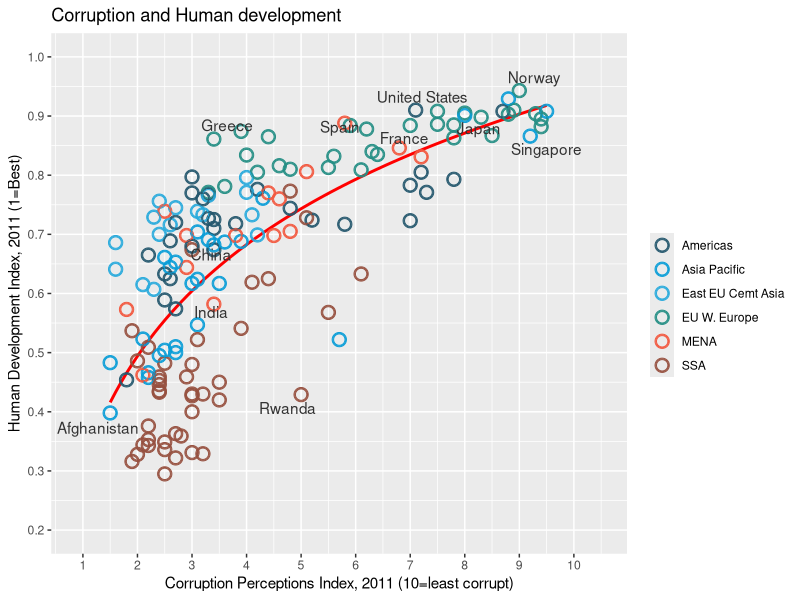

Source code (R):
#2 Corruption and human development 
#a Basic plot structure (values colored by region)
EconimistData <- read.csv("EconomistData.csv")
library(ggplot2)
install.packages("ggrepel")
library(ggrepel)
library(grid)


pointsToLabel <- c("Afghanistan", "Greece", "China", "India", "Rwanda", "Spain", "France", "United States", "Japan", "Norway", "Singapore")

ggplot(EconimistData, aes(x = CPI, y = HDI, color = Region))+
  geom_smooth(aes(group = 1), method = "lm", formula = y ~ log(x), se = FALSE, color = "red") +
  geom_point(size = 4.5, shape = 21) +
  geom_point(size = 4, shape = 21) +
  geom_point(size = 3.5, shape = 21)+
  geom_text_repel(aes(label = Country),color = "gray20",data = subset(EconimistData, Country %in% pointsToLabel),force = 10)+
  
  scale_x_continuous(name = "Corruption Perceptions Index, 2011 (10=least corrupt)",
                     limits = c(.9, 10.5),
                     breaks = 1:10) +
  scale_y_continuous(name = "Human Development Index, 2011 (1=Best)",
                     limits = c(0.2, 1.0),
                     breaks = seq(0.2, 1.0, by = 0.1)) +
  scale_color_manual(name = "",
                     values = c("#24576D",
                                "#099DD7",
                                "#28AADC",
                                "#248E84",
                                "#F2583F",
                                "#96503F")) +
  ggtitle("Corruption and Human development")-> graph2

graph2
